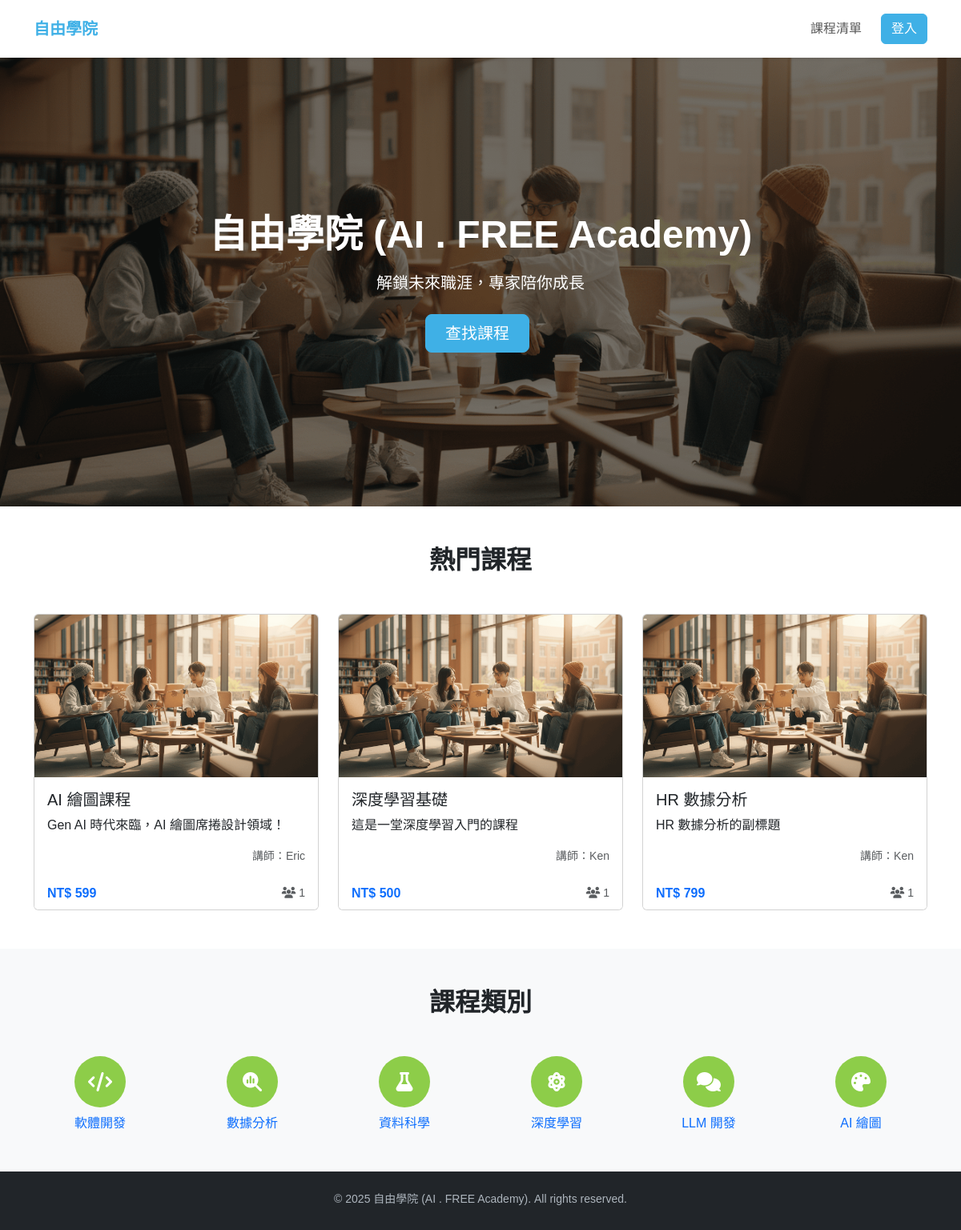
The page / on the database its author committed.
### academy/models.py (models this page shows, shortened)
class Course(models.Model):
    cate = models.ManyToManyField(Category, verbose_name='歸屬主題')
    title = models.CharField(max_length=100)
    subtitle = models.CharField(max_length=200, blank=True)
    description = models.TextField(blank=True)
    slug = models.CharField('課程網址', max_length=256, db_index=True, unique=True)
    img_link = models.CharField('課程圖片連結', max_length=2560, default="/static/academy/img/hero.png")
    instructor = models.CharField(max_length=50)
    duration_hours = models.PositiveIntegerField()
    level = models.CharField(max_length=20, choices=[
        ('beginner', '初學者'),
        ('intermediate', '中階'),
        ('advanced', '進階')
    ])
    certificate_available = models.BooleanField(default=True)
    price = models.PositiveIntegerField(default=0)
    is_published = models.BooleanField(default=False)
    created_at = models.DateTimeField(auto_now_add=True)

### academy/views.py (the view)
# urls.py: path("", academy_main),
def academy_main(request):
    top_courses = Course.objects.annotate(enroll_count=Count('enrollments')).order_by('-enroll_count')[:3]
    return render(request, 'academy/main.html', locals())

### templates/academy/main.html (shortened to what this page needs)
<!DOCTYPE html>{% load static %}
<html lang="zh-Hant">
{% include 'academy/default/head.html' %}
<body class="page-container">
  {% include 'academy/default/navbar.html' %}
  <header class="hero d-flex align-items-center text-white text-center">
    <div class="container">
      <h1 class="fw-bold mb-3">自由學院 (AI . FREE Academy)</h1>
      <p class="lead mb-4">解鎖未來職涯，專家陪你成長</p>
      <a href="/academy/search" class="btn btn-lg btn-primary px-4 me-2">查找課程</a>
    </div>
  </header>
  <section id="courses" class="py-5">
    <div class="container">
      <h2 class="text-center fw-bold mb-5">熱門課程</h2>
      <div class="row g-4">
        {% for course in top_courses %}
        <div class="col-md-6 col-lg-4">
          <a href="/academy/course/{{ course.slug }}" class="text-decoration-none"><div class="card course-card h-100">
            <img src='{{ course.img_link }}' class="card-img-top" alt="Python" />
            <div class="card-body">
              <h5 class="card-title">{{ course.title }}</h5>
              <p class="card-text text-truncate">{{ course.subtitle }}</p>
              <p class="text-end mb-0 small text-muted">講師：{{ course.instructor }}</p>
            </div>
            <div class="card-footer bg-white border-0 d-flex justify-content-between align-items-center">
              <span class="fw-bold text-primary">NT$ {{ course.price }}</span>
              <span class="text-muted small"><i class="fa-solid fa-users me-1"></i>{{ course.enroll_count }}</span>
            </div>
          </div></a>
        </div>
        {% endfor %}
      </div>
    </div>
  </section>
  <section id="categories" class="bg-light py-5">
    <div class="container">
      <h2 class="text-center fw-bold mb-5">課程類別</h2>
      <div class="row g-4 justify-content-center">
        <div class="col-6 col-md-4 col-lg-2 text-center">
          <a href="/academy/search/?category=code" class="text-decoration-none">
            <div class="category-icon"><i class="fa-solid fa-code"></i></div><p class="mb-0">軟體開發</p>
          </a>
        </div>
        <div class="col-6 col-md-4 col-lg-2 text-center">
          <a href="/academy/search/?category=data_analytics" class="text-decoration-none">
            <div class="category-icon"><i class="fa-solid fa-magnifying-glass-chart"></i></div><p class="mb-0">數據分析</p>
          </a>
        </div>
        <div class="col-6 col-md-4 col-lg-2 text-center">
          <a href="/academy/search/?category=date_science" class="text-decoration-none">
            <div class="category-icon"><i class="fa-solid fa-flask"></i></div><p class="mb-0">資料科學</p>
          </a>
        </div>
        <div class="col-6 col-md-4 col-lg-2 text-center">
          <a href="/academy/search/?category=deeplearning" class="text-decoration-none">
            <div class="category-icon"><i class="fa-solid fa-atom"></i></div><p class="mb-0">深度學習</p>
          </a>
        </div>
        <div class="col-6 col-md-4 col-lg-2 text-center">
          <a href="/academy/search/?category=llm" class="text-decoration-none">
            <div class="category-icon"><i class="fa-solid fa-comments"></i></div><p class="mb-0">LLM 開發</p>
          </a>
        </div>
        <div class="col-6 col-md-4 col-lg-2 text-center">
          <a href="/academy/search/?category=ai_drawing" class="text-decoration-none">
            <div class="category-icon"><i class="fa-solid fa-palette"></i></div><p class="mb-0">AI 繪圖</p>
          </a>
        </div>
      </div>
    </div>
  </section>
  {% include 'academy/default/footer.html' %}
</body>
</html>

### templates/academy/default/head.html (shortened to what this page needs)
<head>
  <link href="https://cdn.jsdelivr.net/npm/bootstrap@5.3.3/dist/css/bootstrap.min.css" rel="stylesheet" />
  <link href="https://cdnjs.cloudflare.com/ajax/libs/font-awesome/6.5.0/css/all.min.css" rel="stylesheet" />
</head>

### templates/academy/default/navbar.html (shortened to what this page needs)
<nav class="navbar navbar-expand-lg bg-white shadow-sm sticky-top">
    <div class="container">
      <a class="navbar-brand" href="/academy/main">自由學院</a>
      <div class="collapse navbar-collapse" id="mainNav">
        <ul class="navbar-nav ms-auto mb-2 mb-lg-0 align-items-center">
          <li class="nav-item"><a class="nav-link py-3" href="/academy/search">課程清單</a></li>
          <li class="nav-item dropdown">
            {% if user.is_authenticated %}
              <a class="nav-link d-flex align-items-center ms-lg-3" href="#" role="button" data-bs-toggle="dropdown" aria-expanded="false">
                <img src="/static/story/assets/AI_free_logo.png" alt="頭像" width="36" height="36" class="rounded-circle shadow-sm me-1" />
              </a>
              <ul class="dropdown-menu dropdown-menu-end">
                <li><a class="dropdown-item" href="/academy/account">個人資訊</a></li>
                <li><a class="dropdown-item" href="/academy/my_course">我的課程</a></li>
                <li><hr class="dropdown-divider"></li>
                <li><a class="dropdown-item text-danger" href="/academy/logout" onclick="return confirm('確定要登出嗎？');">登出</a></li>
              </ul>
            {% else %}
              <a class="btn btn-primary ms-lg-3" href="/academy/login">登入</a>
            {% endif %}
          </li>
        </ul>
      </div>
    </div>
  </nav>

### templates/academy/default/footer.html
<footer class="py-4">
  <div class="container text-center small">
    <p class="mb-1">&copy; 2025 自由學院 (AI . FREE Academy). All rights reserved.</p>
  </div>
</footer>

### templates/academy/default/head.html (style rules this page uses)
:root { --primary-color: #3fb0e6; --accent-color : #8dcd49; }
body { font-family: 'Noto Sans TC', sans-serif; }
.navbar-brand { color: var(--primary-color) !important; font-weight: 800; }
.hero { background: linear-gradient(rgba(0,0,0,.55), rgba(0,0,0,.55)), url('/static/academy/img/hero.png') center/cover no-repeat; min-height: 70vh; }
.hero h1 { font-size: 3rem; }
.course-card { transition: transform .3s, box-shadow .3s; }
.category-icon { width:64px; height:64px; border-radius:50%; display:flex; align-items:center; justify-content:center; background: var(--accent-color); color:#fff; font-size:1.5rem; margin:0 auto .5rem; }
.btn-primary { --bs-btn-bg: var(--primary-color); --bs-btn-border-color: var(--primary-color); --bs-btn-hover-bg: #37a2d5; --bs-btn-hover-border-color: #37a2d5; --bs-btn-active-bg: #3293c1; --bs-btn-active-border-color: #3293c1; }
footer { background:#212529; color:#adb5bd; }
:root { --primary-color: #3fb0e6; --accent-color: #8dcd49; }
.btn-primary { --bs-btn-bg: var(--primary-color); --bs-btn-border-color: var(--primary-color); --bs-btn-hover-bg: #36a3d3; --bs-btn-hover-border-color: #36a3d3; --bs-btn-active-bg: #2d96c6; --bs-btn-active-border-color: #2d96c6; }
body { font-family: 'Noto Sans TC', sans-serif; min-height:100vh }
.btn-primary { --bs-btn-bg: var(--primary-color); --bs-btn-border-color: var(--primary-color); --bs-btn-hover-bg: #36a3d3; }
footer { background: #212529; color: #adb5bd; }
.btn-primary { --bs-btn-bg: var(--primary-color); --bs-btn-border-color: var(--primary-color); }
.page-container { display: flex; flex-direction: column; min-height: 100vh; }
.container { flex-grow: 1; }

### rows shown on the page
Course: img_link (picture), title "AI 繪圖課程", subtitle "Gen AI 時代來臨，AI 繪圖席捲設計領域！", instructor "Eric", price "599", enroll_count "1"
Course: img_link (picture), title "深度學習基礎", subtitle "這是一堂深度學習入門的課程", instructor "Ken", price "500", enroll_count "1"
Course: img_link (picture), title "HR 數據分析", subtitle "HR 數據分析的副標題", instructor "Ken", price "799", enroll_count "1"
